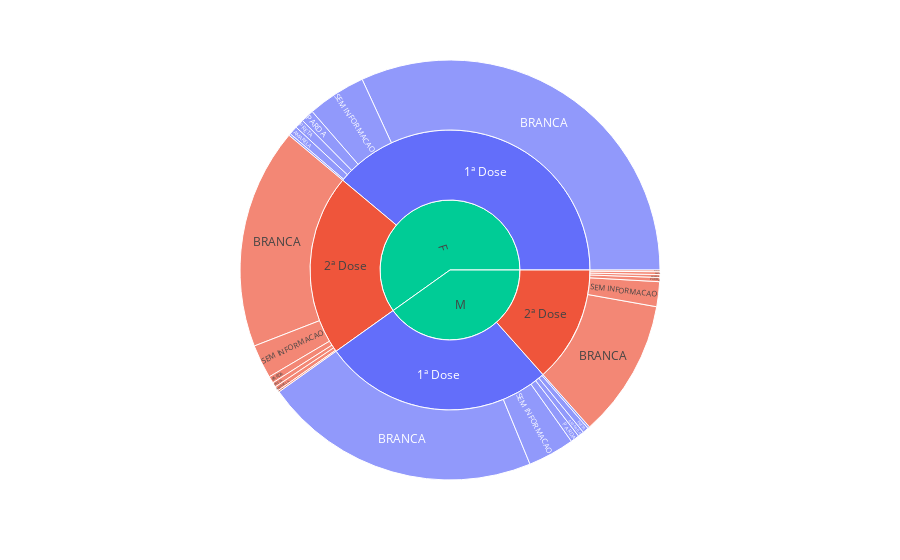

The cell this chart's notebook holds for it:
### Code cell
fig = px.sunburst(df_, path=['paciente_enumSexoBiologico','vacina_descricao_dose','paciente_racaCor_valor'], values='contagem', color='vacina_descricao_dose')
fig.show()

### Figure 1 — Plotly figure (JSON) as saved in the notebook; plotly's stock layout.template omitted (floating-point values rounded to 4 significant figures)
{"data": [{"branchvalues": "total", "customdata": [["1ª Dose"], ["2ª Dose"], ["1ª Dose"], ["1ª Dose"], ["2ª Dose"], ["2ª Dose"], ["1ª Dose"], ["2ª Dose"], ["2ª Dose"], ["1ª Dose"], ["1ª Dose"], ["2ª Dose"], ["1ª Dose"], ["2ª Dose"], ["1ª Dose"], ["2ª Dose"], ["1ª Dose"], ["1ª Dose"], ["2ª Dose"], ["1ª Dose"], ["2ª Dose"], ["1ª Dose"], ["2ª Dose"], ["2ª Dose"], ["1ª Dose"], ["1ª Dose"], ["2ª Dose"], ["2ª Dose"], ["(?)"], ["(?)"]], "domain": {"x": [0, 1], "y": [0, 1]}, "hovertemplate": "labels=%{label}<br>contagem=%{value}<br>parent=%{parent}<br>id=%{id}<br>vacina_descricao_dose=%{customdata[0]}<extra></extra>", "ids": ["F/1ª Dose/AMARELA", "F/2ª Dose/AMARELA", "F/1ª Dose/SEM INFORMACAO", "F/1ª Dose/BRANCA", "F/2ª Dose/BRANCA", "F/2ª Dose/PRETA", "F/1ª Dose/INDIGENA", "F/2ª Dose/INDIGENA", "F/2ª Dose/SEM INFORMACAO", "F/1ª Dose/PARDA", "F/1ª Dose/PRETA", "F/2ª Dose/PARDA", "M/1ª Dose/SEM INFORMACAO", "M/2ª Dose/PRETA", "M/1ª Dose/PRETA", "M/2ª Dose/INDIGENA", "M/1ª Dose/PARDA", "M/1ª Dose/INDIGENA", "M/2ª Dose/BRANCA", "M/1ª Dose/BRANCA", "M/2ª Dose/AMARELA", "M/1ª Dose/AMARELA", "M/2ª Dose/PARDA", "M/2ª Dose/SEM INFORMACAO", "F/1ª Dose", "M/1ª Dose", "F/2ª Dose", "M/2ª Dose", "F", "M"], "labels": ["AMARELA", "AMARELA", "SEM INFORMACAO", "BRANCA", "BRANCA", "PRETA", "INDIGENA", "INDIGENA", "SEM INFORMACAO", "PARDA", "PRETA", "PARDA", "SEM INFORMACAO", "PRETA", "PRETA", "INDIGENA", "PARDA", "INDIGENA", "BRANCA", "BRANCA", "AMARELA", "AMARELA", "PARDA", "SEM INFORMACAO", "1ª Dose", "1ª Dose", "2ª Dose", "2ª Dose", "F", "M"], "marker": {"colors": ["#636efa", "#EF553B", "#636efa", "#636efa", "#EF553B", "#EF553B", "#636efa", "#EF553B", "#EF553B", "#636efa", "#636efa", "#EF553B", "#636efa", "#EF553B", "#636efa", "#EF553B", "#636efa", "#636efa", "#EF553B", "#636efa", "#EF553B", "#636efa", "#EF553B", "#EF553B", "#636efa", "#636efa", "#EF553B", "#EF553B", "#00cc96", "#00cc96"]}, "name": "", "parents": ["F/1ª Dose", "F/2ª Dose", "F/1ª Dose", "F/1ª Dose", "F/2ª Dose", "F/2ª Dose", "F/1ª Dose", "F/2ª Dose", "F/2ª Dose", "F/1ª Dose", "F/1ª Dose", "F/2ª Dose", "M/1ª Dose", "M/2ª Dose", "M/1ª Dose", "M/2ª Dose", "M/1ª Dose", "M/1ª Dose", "M/2ª Dose", "M/1ª Dose", "M/2ª Dose", "M/1ª Dose", "M/2ª Dose", "M/2ª Dose", "F", "M", "F", "M", "", ""], "type": "sunburst", "values": [10012, 5245, 68427, 482333, 256999, 5473, 2319, 1963, 39342, 15197, 10583, 8013, 54380, 3263, 6980, 2007, 10143, 2380, 160852, 323219, 3325, 7026, 4835, 28982, 588871, 404128, 317035, 203264, 905906, 607392]}], "layout": {"autosize": true, "legend": {"tracegroupgap": 0}, "margin": {"t": 60}}}
